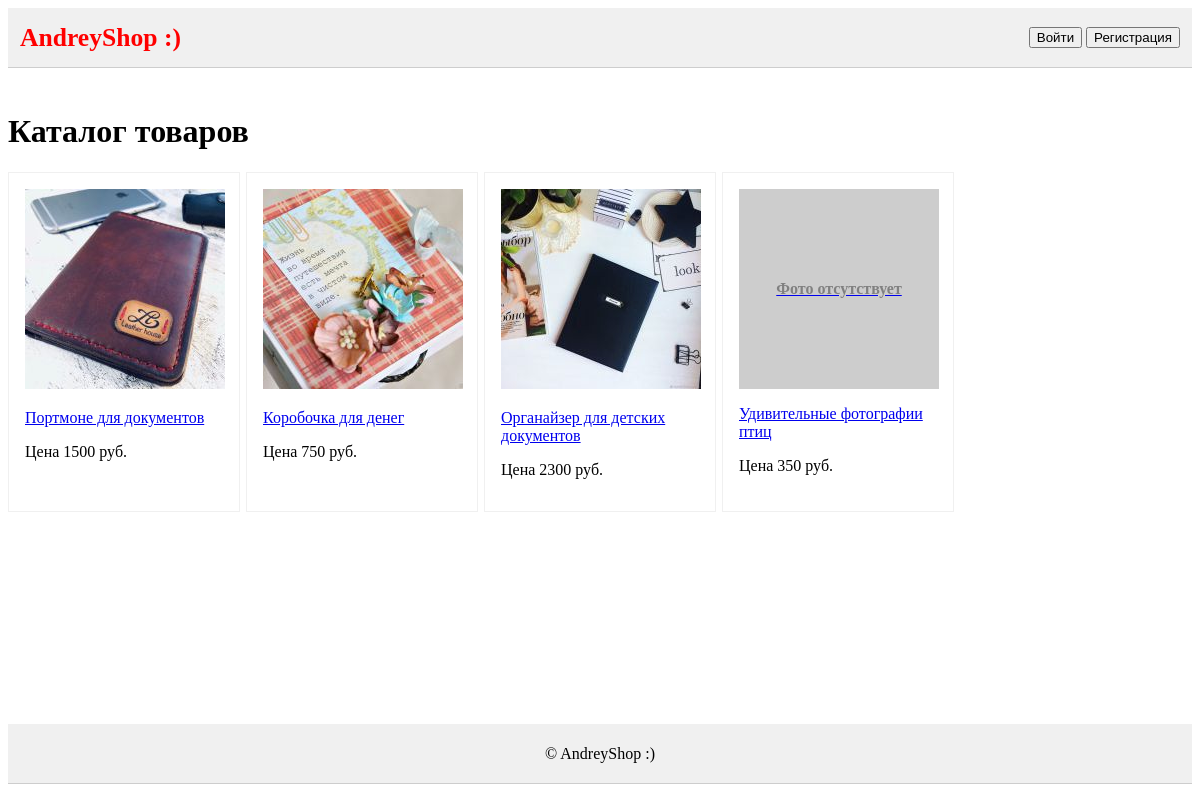
The page / on the database its author committed.
### tables this page shows
CREATE TABLE `catalog` (
  `id_prod` tinyint(3) UNSIGNED NOT NULL,
  `name` varchar(128) NOT NULL,
  `text` text NOT NULL,
  `price` smallint(6) NOT NULL,
  `img` varchar(64) DEFAULT NULL,
  `hide` enum('see','hide') NOT NULL DEFAULT 'see'
);

### global/fns/fns_render.php (called while the page is built, shortened)
<?php
function render($template, $params = [], $useLayout = true){
  $content = renderTemplate($template, $params);
  if($useLayout){
    $params['content'] = $content;
    $content = renderTemplate("layout/main", $params);
  }
  return $content;
}
function renderTemplate($template, $params = []){
  extract($params);
  require TEMPLATE_DIR . $template . ".php";
  return ob_get_clean();
}

### global/fns/fns_db.php (called while the page is built, shortened)
<?php
function my_connect() {
  static $connect = null;
  if (is_null($connect)) {
    $connect = mysqli_connect(HOST_MySQL, LOGIN_MySQL, PASS_MySQL, NAME_DB);
  }
  return $connect;
}
function my_query($query) {
  if (!$result = mysqli_query(my_connect(), $query)) {
    exit("Ошибка: Ошибка запроса в базу данных. Повторите попытку позже.");
  }
  return $result;
}

### global/fns/fns_catalog.php (called while the page is built, shortened)
<?php
function getCatalog() {
  $conn = my_query("select id_prod, name, price, img, hide from catalog where hide = 'see'");
  return mysqli_fetch_all($conn, MYSQLI_ASSOC);
}

### template/catalog.php (the view, shortened to what this page needs)
<h1>Каталог товаров</h1>
<div class="catalog">
  <?php foreach ($arrCatalog as $value): ?>
    <div class="item">
      <a href="catalog/catalog_one/<?= $value['id_prod'] ?>">
        <?php if ($value['img'] != ''): ?>
          <img src="./images/small/<?= $value['img'] ?>" alt="">
        <?php else: ?>
          <div class="plug">Фото отсутствует</div>
        <?php endif; ?>
      </a>
      <a href="catalog/catalog_one/<?= $value['id_prod'] ?>">
        <p><?= $value['name'] ?></p>
      </a>
      <p>Цена <?= $value['price'] ?> руб.</p>
    </div>
  <?php endforeach; ?>
</div>

### www/global/css/style.css (style rules this page uses)
body, html { height: 100%; }
body { display: flex; flex-direction: column; }
* { box-sizing: border-box }
.catalog { display: flex; }
.item { padding: 16px; border: 1px solid #f0f0f0; max-width: 232px; margin-right: 6px; }
.plug { width: 200px; height: 200px; display: flex; justify-content: center; align-items: center; background: #cdcdcd; font-weight: bold; color: gray; }

### rows shown on the page
catalog: img (picture), name "Портмоне для документов", price "1500"
catalog: img (picture), name "Коробочка для денег", price "750"
catalog: img (picture), name "Органайзер для детских документов", price "2300"
catalog: shows "Фото отсутствует", name "Удивительные фотографии птиц", price "350"
